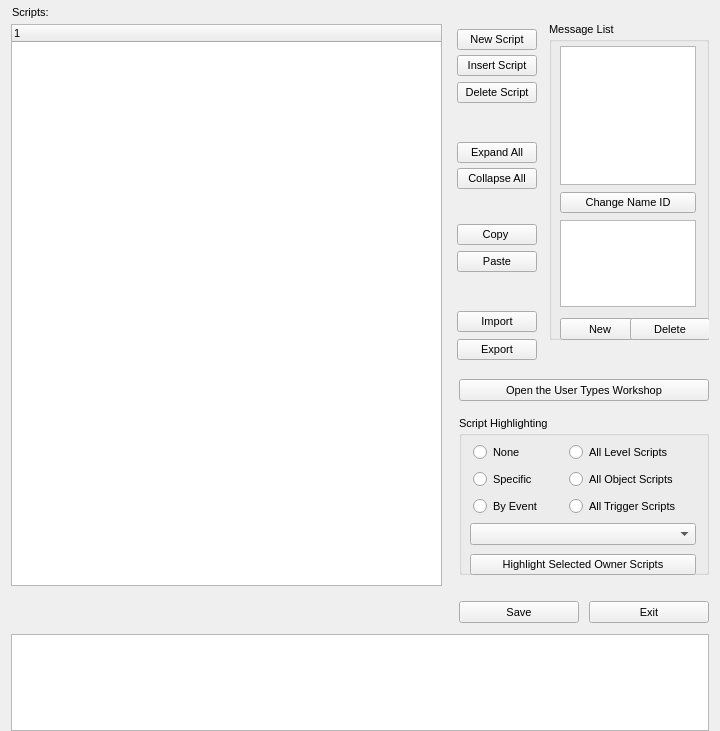
<?xml version="1.0"?>
<ui version="4.0">
  <class>DallasMainDialog</class>
  <widget class="QDialog" name="IDD_DALLAS_MAIN_DIALOG">
    <property name="geometry">
      <rect>
        <x>0</x>
        <y>0</y>
        <width>720</width>
        <height>731</height>
      </rect>
    </property>
    <property name="windowTitle">
      <string>Dallas Graphical Script Editor v1.0</string>
    </property>
    <property name="font">
      <font>
        <family>Liberation Sans</family>
        <pointsize>8</pointsize>
        <bold>false</bold>
        <italic>false</italic>
      </font>
    </property>
    <property name="enabled">
      <bool>true</bool>
    </property>
    <property name="windowFlags">
      <set>Qt::WindowMinimizeButtonHint|Qt::Dialog|Qt::WindowCloseButtonHint</set>
    </property>
    <property name="minimumSize">
      <size>
        <width>720</width>
        <height>731</height>
      </size>
    </property>
    <property name="maximumSize">
      <size>
        <width>720</width>
        <height>731</height>
      </size>
    </property>
    <widget class="QGroupBox" name="IDC_STATIC">
      <property name="geometry">
        <rect>
          <x>549</x>
          <y>22</y>
          <width>160</width>
          <height>318</height>
        </rect>
      </property>
      <property name="title">
        <string>Message List</string>
      </property>
      <property name="visible">
        <bool>true</bool>
      </property>
      <property name="enabled">
        <bool>true</bool>
      </property>
      <property name="flat">
        <bool>false</bool>
      </property>
      <widget class="QListWidget" name="IDC_MESSAGE_LIST">
        <property name="geometry">
          <rect>
            <x>11</x>
            <y>24</y>
            <width>136</width>
            <height>139</height>
          </rect>
        </property>
        <property name="visible">
          <bool>true</bool>
        </property>
        <property name="enabled">
          <bool>true</bool>
        </property>
        <property name="selectionMode">
          <enum>QAbstractItemView::SingleSelection</enum>
        </property>
      </widget>
      <widget class="QPushButton" name="IDC_CHANGE_MESSAGE_NAME_BUTTON">
        <property name="geometry">
          <rect>
            <x>11</x>
            <y>170</y>
            <width>136</width>
            <height>21</height>
          </rect>
        </property>
        <property name="text">
          <string>Change Name ID</string>
        </property>
        <property name="visible">
          <bool>true</bool>
        </property>
        <property name="enabled">
          <bool>true</bool>
        </property>
        <property name="default">
          <bool>false</bool>
        </property>
        <property name="autoDefault">
          <bool>false</bool>
        </property>
      </widget>
      <widget class="QTextEdit" name="IDC_MESSAGE_EDIT">
        <property name="geometry">
          <rect>
            <x>11</x>
            <y>198</y>
            <width>136</width>
            <height>87</height>
          </rect>
        </property>
        <property name="visible">
          <bool>true</bool>
        </property>
        <property name="enabled">
          <bool>true</bool>
        </property>
        <property name="verticalScrollBarPolicy">
          <enum>Qt::ScrollBarAsNeeded</enum>
        </property>
      </widget>
      <widget class="QPushButton" name="IDC_NEW_MESSAGE_BUTTON">
        <property name="geometry">
          <rect>
            <x>11</x>
            <y>296</y>
            <width>80</width>
            <height>22</height>
          </rect>
        </property>
        <property name="text">
          <string>New</string>
        </property>
        <property name="visible">
          <bool>true</bool>
        </property>
        <property name="enabled">
          <bool>true</bool>
        </property>
        <property name="default">
          <bool>false</bool>
        </property>
        <property name="autoDefault">
          <bool>false</bool>
        </property>
      </widget>
      <widget class="QPushButton" name="IDC_DELETE_MESSAGE_BUTTON">
        <property name="geometry">
          <rect>
            <x>81</x>
            <y>296</y>
            <width>80</width>
            <height>22</height>
          </rect>
        </property>
        <property name="text">
          <string>Delete</string>
        </property>
        <property name="visible">
          <bool>true</bool>
        </property>
        <property name="enabled">
          <bool>true</bool>
        </property>
        <property name="default">
          <bool>false</bool>
        </property>
        <property name="autoDefault">
          <bool>false</bool>
        </property>
      </widget>
    </widget>
    <widget class="QGroupBox" name="IDC_STATIC_2">
      <property name="geometry">
        <rect>
          <x>459</x>
          <y>416</y>
          <width>250</width>
          <height>159</height>
        </rect>
      </property>
      <property name="title">
        <string>Script Highlighting</string>
      </property>
      <property name="visible">
        <bool>true</bool>
      </property>
      <property name="enabled">
        <bool>true</bool>
      </property>
      <property name="flat">
        <bool>false</bool>
      </property>
      <widget class="QRadioButton" name="IDC_NONE_RADIO">
        <property name="geometry">
          <rect>
            <x>14</x>
            <y>27</y>
            <width>89</width>
            <height>19</height>
          </rect>
        </property>
        <property name="text">
          <string>None</string>
        </property>
        <property name="visible">
          <bool>true</bool>
        </property>
        <property name="enabled">
          <bool>true</bool>
        </property>
      </widget>
      <widget class="QRadioButton" name="IDC_LEVEL_RADIO">
        <property name="geometry">
          <rect>
            <x>110</x>
            <y>27</y>
            <width>105</width>
            <height>19</height>
          </rect>
        </property>
        <property name="text">
          <string>All Level Scripts</string>
        </property>
        <property name="visible">
          <bool>true</bool>
        </property>
        <property name="enabled">
          <bool>true</bool>
        </property>
      </widget>
      <widget class="QRadioButton" name="IDC_SPECIFIC_RADIO">
        <property name="geometry">
          <rect>
            <x>14</x>
            <y>54</y>
            <width>89</width>
            <height>19</height>
          </rect>
        </property>
        <property name="text">
          <string>Specific</string>
        </property>
        <property name="visible">
          <bool>true</bool>
        </property>
        <property name="enabled">
          <bool>true</bool>
        </property>
      </widget>
      <widget class="QRadioButton" name="IDC_ALLOBJ_RADIO">
        <property name="geometry">
          <rect>
            <x>110</x>
            <y>54</y>
            <width>110</width>
            <height>19</height>
          </rect>
        </property>
        <property name="text">
          <string>All Object Scripts</string>
        </property>
        <property name="visible">
          <bool>true</bool>
        </property>
        <property name="enabled">
          <bool>true</bool>
        </property>
      </widget>
      <widget class="QRadioButton" name="IDC_EVENT_RADIO">
        <property name="geometry">
          <rect>
            <x>14</x>
            <y>81</y>
            <width>89</width>
            <height>19</height>
          </rect>
        </property>
        <property name="text">
          <string>By Event</string>
        </property>
        <property name="visible">
          <bool>true</bool>
        </property>
        <property name="enabled">
          <bool>true</bool>
        </property>
      </widget>
      <widget class="QRadioButton" name="IDC_ALLTRIG_RADIO">
        <property name="geometry">
          <rect>
            <x>110</x>
            <y>81</y>
            <width>114</width>
            <height>19</height>
          </rect>
        </property>
        <property name="text">
          <string>All Trigger Scripts</string>
        </property>
        <property name="visible">
          <bool>true</bool>
        </property>
        <property name="enabled">
          <bool>true</bool>
        </property>
      </widget>
      <widget class="QComboBox" name="IDC_EVENT_COMBO">
        <property name="maxVisibleItems">
          <number>14</number>
        </property>
        <property name="geometry">
          <rect>
            <x>11</x>
            <y>107</y>
            <width>226</width>
            <height>22</height>
          </rect>
        </property>
        <property name="visible">
          <bool>true</bool>
        </property>
        <property name="enabled">
          <bool>true</bool>
        </property>
        <property name="editable">
          <bool>false</bool>
        </property>
      </widget>
      <widget class="QPushButton" name="IDC_HIGHLIGHT_BUTTON">
        <property name="geometry">
          <rect>
            <x>11</x>
            <y>138</y>
            <width>226</width>
            <height>21</height>
          </rect>
        </property>
        <property name="text">
          <string>Highlight Selected Owner Scripts</string>
        </property>
        <property name="visible">
          <bool>true</bool>
        </property>
        <property name="enabled">
          <bool>true</bool>
        </property>
        <property name="default">
          <bool>false</bool>
        </property>
        <property name="autoDefault">
          <bool>false</bool>
        </property>
      </widget>
    </widget>
    <widget class="QLabel" name="IDC_STATIC_3">
      <property name="geometry">
        <rect>
          <x>12</x>
          <y>6</y>
          <width>105</width>
          <height>13</height>
        </rect>
      </property>
      <property name="text">
        <string>Scripts:</string>
      </property>
      <property name="visible">
        <bool>true</bool>
      </property>
      <property name="enabled">
        <bool>true</bool>
      </property>
      <property name="alignment">
        <set>Qt::AlignLeft</set>
      </property>
    </widget>
    <widget class="QTreeWidget" name="IDC_EVENT_TREE">
      <property name="geometry">
        <rect>
          <x>11</x>
          <y>24</y>
          <width>431</width>
          <height>562</height>
        </rect>
      </property>
      <property name="visible">
        <bool>true</bool>
      </property>
      <property name="enabled">
        <bool>true</bool>
      </property>
      <property name="rootIsDecorated">
        <bool>true</bool>
      </property>
      <property name="selectionMode">
        <enum>QAbstractItemView::SingleSelection</enum>
      </property>
    </widget>
    <widget class="QPushButton" name="IDC_NEW_EVENT_BUTTON">
      <property name="geometry">
        <rect>
          <x>457</x>
          <y>29</y>
          <width>80</width>
          <height>21</height>
        </rect>
      </property>
      <property name="text">
        <string>New Script</string>
      </property>
      <property name="visible">
        <bool>true</bool>
      </property>
      <property name="enabled">
        <bool>true</bool>
      </property>
      <property name="default">
        <bool>false</bool>
      </property>
      <property name="autoDefault">
        <bool>false</bool>
      </property>
    </widget>
    <widget class="QPushButton" name="IDC_INSERT_EVENT_BUTTON">
      <property name="geometry">
        <rect>
          <x>457</x>
          <y>55</y>
          <width>80</width>
          <height>21</height>
        </rect>
      </property>
      <property name="text">
        <string>Insert Script</string>
      </property>
      <property name="visible">
        <bool>true</bool>
      </property>
      <property name="enabled">
        <bool>true</bool>
      </property>
      <property name="default">
        <bool>false</bool>
      </property>
      <property name="autoDefault">
        <bool>false</bool>
      </property>
    </widget>
    <widget class="QPushButton" name="IDC_DELETE_EVENT_BUTTON">
      <property name="geometry">
        <rect>
          <x>457</x>
          <y>82</y>
          <width>80</width>
          <height>21</height>
        </rect>
      </property>
      <property name="text">
        <string>Delete Script</string>
      </property>
      <property name="visible">
        <bool>true</bool>
      </property>
      <property name="enabled">
        <bool>true</bool>
      </property>
      <property name="default">
        <bool>false</bool>
      </property>
      <property name="autoDefault">
        <bool>false</bool>
      </property>
    </widget>
    <widget class="QPushButton" name="IDC_EXPAND_ALL_BUTTON">
      <property name="geometry">
        <rect>
          <x>457</x>
          <y>142</y>
          <width>80</width>
          <height>21</height>
        </rect>
      </property>
      <property name="text">
        <string>Expand All</string>
      </property>
      <property name="visible">
        <bool>true</bool>
      </property>
      <property name="enabled">
        <bool>true</bool>
      </property>
      <property name="default">
        <bool>false</bool>
      </property>
      <property name="autoDefault">
        <bool>false</bool>
      </property>
    </widget>
    <widget class="QPushButton" name="IDC_COLLAPSE_ALL_BUTTON">
      <property name="geometry">
        <rect>
          <x>457</x>
          <y>168</y>
          <width>80</width>
          <height>21</height>
        </rect>
      </property>
      <property name="text">
        <string>Collapse All</string>
      </property>
      <property name="visible">
        <bool>true</bool>
      </property>
      <property name="enabled">
        <bool>true</bool>
      </property>
      <property name="default">
        <bool>false</bool>
      </property>
      <property name="autoDefault">
        <bool>false</bool>
      </property>
    </widget>
    <widget class="QPushButton" name="IDC_COPY_BUTTON">
      <property name="geometry">
        <rect>
          <x>457</x>
          <y>224</y>
          <width>80</width>
          <height>21</height>
        </rect>
      </property>
      <property name="text">
        <string>Copy </string>
      </property>
      <property name="visible">
        <bool>true</bool>
      </property>
      <property name="enabled">
        <bool>true</bool>
      </property>
      <property name="default">
        <bool>false</bool>
      </property>
      <property name="autoDefault">
        <bool>false</bool>
      </property>
    </widget>
    <widget class="QPushButton" name="IDC_PASTE_BUTTON">
      <property name="geometry">
        <rect>
          <x>457</x>
          <y>251</y>
          <width>80</width>
          <height>21</height>
        </rect>
      </property>
      <property name="text">
        <string>Paste</string>
      </property>
      <property name="visible">
        <bool>true</bool>
      </property>
      <property name="enabled">
        <bool>true</bool>
      </property>
      <property name="default">
        <bool>false</bool>
      </property>
      <property name="autoDefault">
        <bool>false</bool>
      </property>
    </widget>
    <widget class="QPushButton" name="IDC_IMPORT_BUTTON">
      <property name="geometry">
        <rect>
          <x>457</x>
          <y>311</y>
          <width>80</width>
          <height>21</height>
        </rect>
      </property>
      <property name="text">
        <string>Import</string>
      </property>
      <property name="visible">
        <bool>true</bool>
      </property>
      <property name="enabled">
        <bool>true</bool>
      </property>
      <property name="default">
        <bool>false</bool>
      </property>
      <property name="autoDefault">
        <bool>false</bool>
      </property>
    </widget>
    <widget class="QPushButton" name="IDC_EXPORT_BUTTON">
      <property name="geometry">
        <rect>
          <x>457</x>
          <y>339</y>
          <width>80</width>
          <height>21</height>
        </rect>
      </property>
      <property name="text">
        <string>Export</string>
      </property>
      <property name="visible">
        <bool>true</bool>
      </property>
      <property name="enabled">
        <bool>true</bool>
      </property>
      <property name="default">
        <bool>false</bool>
      </property>
      <property name="autoDefault">
        <bool>false</bool>
      </property>
    </widget>
    <widget class="QPushButton" name="IDC_UTYPES_BUTTON">
      <property name="geometry">
        <rect>
          <x>459</x>
          <y>379</y>
          <width>250</width>
          <height>22</height>
        </rect>
      </property>
      <property name="text">
        <string>Open the User Types Workshop</string>
      </property>
      <property name="visible">
        <bool>true</bool>
      </property>
      <property name="enabled">
        <bool>true</bool>
      </property>
      <property name="default">
        <bool>false</bool>
      </property>
      <property name="autoDefault">
        <bool>false</bool>
      </property>
    </widget>
    <widget class="QPushButton" name="IDC_SAVE_BUTTON">
      <property name="geometry">
        <rect>
          <x>459</x>
          <y>601</y>
          <width>120</width>
          <height>22</height>
        </rect>
      </property>
      <property name="text">
        <string>Save</string>
      </property>
      <property name="visible">
        <bool>true</bool>
      </property>
      <property name="enabled">
        <bool>true</bool>
      </property>
      <property name="default">
        <bool>false</bool>
      </property>
      <property name="autoDefault">
        <bool>false</bool>
      </property>
    </widget>
    <widget class="QPushButton" name="IDCANCEL">
      <property name="geometry">
        <rect>
          <x>589</x>
          <y>601</y>
          <width>120</width>
          <height>22</height>
        </rect>
      </property>
      <property name="text">
        <string>Exit</string>
      </property>
      <property name="visible">
        <bool>true</bool>
      </property>
      <property name="enabled">
        <bool>true</bool>
      </property>
      <property name="default">
        <bool>false</bool>
      </property>
      <property name="autoDefault">
        <bool>false</bool>
      </property>
    </widget>
    <widget class="QTextEdit" name="IDC_HELP_EDIT">
      <property name="geometry">
        <rect>
          <x>11</x>
          <y>634</y>
          <width>698</width>
          <height>97</height>
        </rect>
      </property>
      <property name="visible">
        <bool>true</bool>
      </property>
      <property name="enabled">
        <bool>true</bool>
      </property>
      <property name="readOnly">
        <bool>true</bool>
      </property>
      <property name="tabChangesFocus">
        <bool>false</bool>
      </property>
    </widget>
    <action name="IDD_ORPHANHUNTER">
      <property name="text">
        <string>Orphan Hunter</string>
      </property>
    </action>
    <action name="IDD_REORDER_PAGES">
      <property name="text">
        <string>Reorder Net Pages</string>
      </property>
    </action>
    <action name="IDD_SHOW_ALL_CHECKED_OUT">
      <property name="text">
        <string>Show All Pages Checked Out</string>
      </property>
    </action>
    <action name="IDM_IMPORT_BITMAP">
      <property name="text">
        <string>Bitmap/Animation Converter...</string>
      </property>
    </action>
    <action name="ID_APP_ABOUT">
      <property name="text">
        <string>&amp;About editor...</string>
      </property>
    </action>
    <action name="ID_APP_EXIT">
      <property name="text">
        <string>E&amp;xit</string>
      </property>
      <property name="shortcut">
        <string>Alt+X</string>
      </property>
    </action>
    <action name="ID_BRIEFING_EDITOR">
      <property name="text">
        <string>Briefing Editor...</string>
      </property>
    </action>
    <action name="ID_BUTTON_LIGHTING">
      <property name="text">
        <string>ID_BUTTON_LIGHTING</string>
      </property>
    </action>
    <action name="ID_BUTTON_OUTLINE">
      <property name="text">
        <string>ID_BUTTON_OUTLINE</string>
      </property>
    </action>
    <action name="ID_BUTTON_WINDOWSELECTION">
      <property name="text">
        <string>ID_BUTTON_WINDOWSELECTION</string>
      </property>
    </action>
    <action name="ID_D3HELP">
      <property name="text">
        <string>Help on D3 Editor</string>
      </property>
    </action>
    <action name="ID_EDITORS_AIPROPERTIES">
      <property name="text">
        <string>AI Properties...</string>
      </property>
    </action>
    <action name="ID_EDITORS_AMBIENTSOUNDS">
      <property name="text">
        <string>Ambient Sounds...</string>
      </property>
    </action>
    <action name="ID_EDITORS_DALLAS">
      <property name="text">
        <string>Dallas Graphical Script Editor...</string>
      </property>
    </action>
    <action name="ID_EDITORS_FILES">
      <property name="text">
        <string>Files...</string>
      </property>
    </action>
    <action name="ID_EDITORS_MEGACELLS">
      <property name="text">
        <string>Megacells...</string>
      </property>
    </action>
    <action name="ID_EDIT_ADDSELECT">
      <property name="text">
        <string>Add Current Room to Selected List</string>
      </property>
    </action>
    <action name="ID_EDIT_ATTACH">
      <property name="text">
        <string>&amp;Attach</string>
      </property>
    </action>
    <action name="ID_EDIT_CLEARSELECTED">
      <property name="text">
        <string>Clear Selected List</string>
      </property>
    </action>
    <action name="ID_EDIT_COPY">
      <property name="text">
        <string>&amp;Copy</string>
      </property>
      <property name="shortcut">
        <string>Ctrl+Ins</string>
      </property>
    </action>
    <action name="ID_EDIT_CUT">
      <property name="text">
        <string>Cu&amp;t</string>
      </property>
      <property name="shortcut">
        <string>Shift+Del</string>
      </property>
    </action>
    <action name="ID_EDIT_DELETE">
      <property name="text">
        <string>&amp;Delete</string>
      </property>
    </action>
    <action name="ID_EDIT_LOADSCRAP">
      <property name="text">
        <string>Load Scrap from Disk</string>
      </property>
    </action>
    <action name="ID_EDIT_PASTE">
      <property name="text">
        <string>&amp;Paste</string>
      </property>
      <property name="shortcut">
        <string>Shift+Ins</string>
      </property>
    </action>
    <action name="ID_EDIT_PLACE">
      <property name="text">
        <string>&amp;Place in Mine</string>
      </property>
    </action>
    <action name="ID_EDIT_PLACE_TERRAIN">
      <property name="text">
        <string>&amp;Place on Terrain</string>
      </property>
    </action>
    <action name="ID_EDIT_REMOVESELECT">
      <property name="text">
        <string>Remove Current Room from Selected List</string>
      </property>
    </action>
    <action name="ID_EDIT_SAVESCRAP">
      <property name="text">
        <string>Save Scrap to Disk</string>
      </property>
    </action>
    <action name="ID_EDIT_SELECTATTACHED">
      <property name="text">
        <string>Select All Rooms Attached to Current Room</string>
      </property>
    </action>
    <action name="ID_EDIT_UNDO">
      <property name="text">
        <string>&amp;Undo</string>
      </property>
      <property name="shortcut">
        <string>Alt+Backspace</string>
      </property>
    </action>
    <action name="ID_FILE_AUTOSAVE">
      <property name="text">
        <string>Autosave</string>
      </property>
      <property name="checkable">
        <bool>true</bool>
      </property>
    </action>
    <action name="ID_FILE_CHECKMINE">
      <property name="text">
        <string>&amp;Check Mine</string>
      </property>
    </action>
    <action name="ID_FILE_FIXCRACKS">
      <property name="text">
        <string>Fix Level Cracks</string>
      </property>
    </action>
    <action name="ID_FILE_FIXDEGENERATEFACES">
      <property name="text">
        <string>Fix/Remove Degenerate Faces</string>
      </property>
    </action>
    <action name="ID_FILE_IMPORT_ROOM">
      <property name="text">
        <string>Import 3DSMax Room</string>
      </property>
    </action>
    <action name="ID_FILE_INFORMATION">
      <property name="text">
        <string>&amp;Information</string>
      </property>
      <property name="shortcut">
        <string>Alt+I</string>
      </property>
    </action>
    <action name="ID_FILE_LEAVE_EDITOR">
      <property name="text">
        <string>Go to main menu...</string>
      </property>
    </action>
    <action name="ID_FILE_LEVELPROPS">
      <property name="text">
        <string>Set Selected Room(s) Properties</string>
      </property>
    </action>
    <action name="ID_FILE_LEVEL_INFO">
      <property name="text">
        <string>Edit Level Info...</string>
      </property>
    </action>
    <action name="ID_FILE_MRU_FILE1">
      <property name="text">
        <string>Recent File</string>
      </property>
      <property name="enabled">
        <bool>false</bool>
      </property>
    </action>
    <action name="ID_FILE_NEW">
      <property name="text">
        <string>&amp;New</string>
      </property>
      <property name="shortcut">
        <string>Ctrl+N</string>
      </property>
    </action>
    <action name="ID_FILE_OPEN">
      <property name="text">
        <string>&amp;Open...</string>
      </property>
      <property name="shortcut">
        <string>Ctrl+O</string>
      </property>
    </action>
    <action name="ID_FILE_PLAY640X480">
      <property name="text">
        <string>&amp;Play in 640 x 480</string>
      </property>
      <property name="shortcut">
        <string>Alt+P</string>
      </property>
    </action>
    <action name="ID_FILE_PREFERENCES">
      <property name="text">
        <string>Preferences</string>
      </property>
    </action>
    <action name="ID_FILE_PRINT">
      <property name="text">
        <string>&amp;Print...</string>
      </property>
      <property name="shortcut">
        <string>Ctrl+P</string>
      </property>
    </action>
    <action name="ID_FILE_PRINT_PREVIEW">
      <property name="text">
        <string>Print Pre&amp;view</string>
      </property>
    </action>
    <action name="ID_FILE_PRINT_SETUP">
      <property name="text">
        <string>P&amp;rint Setup...</string>
      </property>
    </action>
    <action name="ID_FILE_REMOVEDUPLICATEFACESFROMCURRENTROOM">
      <property name="text">
        <string>Remove Duplicate Faces from Current Room</string>
      </property>
    </action>
    <action name="ID_FILE_REMOVEEXTRAPOINTS">
      <property name="text">
        <string>Remove Extra Points</string>
      </property>
    </action>
    <action name="ID_FILE_RESTOREGAMESTATE">
      <property name="text">
        <string>Restore Gamestate</string>
      </property>
    </action>
    <action name="ID_FILE_SAVE">
      <property name="text">
        <string>&amp;Save</string>
      </property>
      <property name="shortcut">
        <string>Ctrl+S</string>
      </property>
    </action>
    <action name="ID_FILE_SAVEGOALTEXT">
      <property name="text">
        <string>Save Goal Text to File</string>
      </property>
    </action>
    <action name="ID_FILE_SAVE_AS">
      <property name="text">
        <string>Save &amp;As...</string>
      </property>
    </action>
    <action name="ID_FILE_SAVE_COPY_AS">
      <property name="text">
        <string>Save Copy &amp;As...</string>
      </property>
    </action>
    <action name="ID_FILE_STATS">
      <property name="text">
        <string>Show Level Stats</string>
      </property>
    </action>
    <action name="ID_FILE_UPDATE">
      <property name="text">
        <string>&amp;Update</string>
      </property>
      <property name="shortcut">
        <string>Ctrl+S</string>
      </property>
    </action>
    <action name="ID_FILE_VERIFY_LEVEL">
      <property name="text">
        <string>Verify Level</string>
      </property>
    </action>
    <action name="ID_HOTSPOT_TGA">
      <property name="text">
        <string>HotSpot TGA Extractor...</string>
      </property>
    </action>
    <action name="ID_MINE_VIEW">
      <property name="text">
        <string>Mine View</string>
      </property>
      <property name="shortcut">
        <string>F2</string>
      </property>
    </action>
    <action name="ID_OBJBUTTON">
      <property name="text">
        <string>ID_OBJBUTTON</string>
      </property>
    </action>
    <action name="ID_OBJECT_DELETEOBJECT">
      <property name="text">
        <string>Delete Object</string>
      </property>
      <property name="shortcut">
        <string>Del</string>
      </property>
    </action>
    <action name="ID_OBJECT_MOVEPLAYER">
      <property name="text">
        <string>Move Player 0 to Viewer</string>
      </property>
    </action>
    <action name="ID_OBJECT_PLACECAMERAATCURRENTFACE">
      <property name="text">
        <string>Create New Camera at Current Face</string>
      </property>
    </action>
    <action name="ID_OBJECT_PLACECAMERAATVIEWER">
      <property name="text">
        <string>Create New Camera at Viewer</string>
      </property>
    </action>
    <action name="ID_OBJECT_PLACEOBJECT">
      <property name="text">
        <string>Place Object</string>
      </property>
      <property name="shortcut">
        <string>Ins</string>
      </property>
    </action>
    <action name="ID_OBJECT_PLACESOUNDSOURCEATVIEWER">
      <property name="text">
        <string>Create SoundSource at Viewer</string>
      </property>
    </action>
    <action name="ID_OBJECT_PLACEWAYPOINTATVIEWER">
      <property name="text">
        <string>Place Waypoint at Viewer</string>
      </property>
    </action>
    <action name="ID_OBJECT_SELECTBYNUMBER">
      <property name="text">
        <string>Select Object By Number</string>
      </property>
    </action>
    <action name="ID_OBJECT_SETCAMERAFROMVIEWER">
      <property name="text">
        <string>Move Camera to Viewer</string>
      </property>
    </action>
    <action name="ID_OBJECT_SETVIEWERFROMCAMERA">
      <property name="text">
        <string>Move Viewer to Camera</string>
      </property>
    </action>
    <action name="ID_OSIRISCOMPILE">
      <property name="text">
        <string>ID_OSIRISCOMPILE</string>
      </property>
    </action>
    <action name="ID_REINIT_OPENGL">
      <property name="text">
        <string>ID_REINIT_OPENGL</string>
      </property>
    </action>
    <action name="ID_ROOM_ADD">
      <property name="text">
        <string>&amp;Add Room at Current Face</string>
      </property>
      <property name="shortcut">
        <string>Shift+A</string>
      </property>
    </action>
    <action name="ID_ROOM_ADDVERTTONEWFACE">
      <property name="text">
        <string>Add Vert to New Face</string>
      </property>
      <property name="shortcut">
        <string>Shift+V</string>
      </property>
    </action>
    <action name="ID_ROOM_ATTACHROOM">
      <property name="text">
        <string>Attach Room</string>
      </property>
    </action>
    <action name="ID_ROOM_BUILDBRIDGE">
      <property name="text">
        <string>&amp;Build Bridge</string>
      </property>
    </action>
    <action name="ID_ROOM_BUILDSMOOTHBRIDGE">
      <property name="text">
        <string>Build Smooth Bridge</string>
      </property>
      <property name="shortcut">
        <string>Ctrl+B</string>
      </property>
    </action>
    <action name="ID_ROOM_CLEARCENTERPOINT">
      <property name="text">
        <string>Clear Center Point</string>
      </property>
    </action>
    <action name="ID_ROOM_COMBINE">
      <property name="text">
        <string>Combine Rooms</string>
      </property>
    </action>
    <action name="ID_ROOM_DELETE">
      <property name="text">
        <string>Delete Current Room</string>
      </property>
    </action>
    <action name="ID_ROOM_DELETECONNECTEDFACES">
      <property name="text">
        <string>Delete Connected Faces</string>
      </property>
    </action>
    <action name="ID_ROOM_DELETEFACE">
      <property name="text">
        <string>Delete Current Face</string>
      </property>
    </action>
    <action name="ID_ROOM_DELETEPORTAL">
      <property name="text">
        <string>Delete Current Portal</string>
      </property>
    </action>
    <action name="ID_ROOM_DELETEVERT">
      <property name="text">
        <string>Delete Current Vert From Face</string>
      </property>
    </action>
    <action name="ID_ROOM_DROPROOM">
      <property name="text">
        <string>Drop Room</string>
      </property>
    </action>
    <action name="ID_ROOM_FACE_ADDVERTTOEDGE">
      <property name="text">
        <string>Add Vert To Edge</string>
      </property>
    </action>
    <action name="ID_ROOM_FACE_DELETEVERTONEDGE">
      <property name="text">
        <string>Delete Vert on Edge</string>
      </property>
    </action>
    <action name="ID_ROOM_FACE_MOVEVERTONEDGE">
      <property name="text">
        <string>Move Vert on Edge</string>
      </property>
    </action>
    <action name="ID_ROOM_FACE_SPLITFACE">
      <property name="text">
        <string>Split Face</string>
      </property>
    </action>
    <action name="ID_ROOM_FINISHNEWFACE">
      <property name="text">
        <string>Add Last Point to New Face (Finish Face)</string>
      </property>
    </action>
    <action name="ID_ROOM_GRABTEXTURE">
      <property name="text">
        <string>Grab Texture</string>
      </property>
      <property name="shortcut">
        <string>G</string>
      </property>
    </action>
    <action name="ID_ROOM_JOINROOMS">
      <property name="text">
        <string>Join Rooms</string>
      </property>
    </action>
    <action name="ID_ROOM_JOINROOMSEXACT">
      <property name="text">
        <string>Join Rooms Exact</string>
      </property>
    </action>
    <action name="ID_ROOM_JOIN_ADJACENT_FACES">
      <property name="text">
        <string>Join Adjacent Faces</string>
      </property>
    </action>
    <action name="ID_ROOM_LINKTONEWEXTERNAL">
      <property name="text">
        <string>Link Room to New External Room</string>
      </property>
    </action>
    <action name="ID_ROOM_MARK">
      <property name="text">
        <string>&amp;Mark Room/Face</string>
      </property>
      <property name="shortcut">
        <string>Ctrl+M</string>
      </property>
    </action>
    <action name="ID_ROOM_MERGEOBJECTINTOROOM">
      <property name="text">
        <string>Merge Object into Room</string>
      </property>
    </action>
    <action name="ID_ROOM_NEXTFACE">
      <property name="text">
        <string>Next Face</string>
      </property>
      <property name="shortcut">
        <string>F</string>
      </property>
    </action>
    <action name="ID_ROOM_PLACEROOM">
      <property name="text">
        <string>Place Room at Current Room</string>
      </property>
    </action>
    <action name="ID_ROOM_PLACETERRAINROOM">
      <property name="text">
        <string>Place Room at Current Terrain Cell</string>
      </property>
    </action>
    <action name="ID_ROOM_PREVIOUSFACE">
      <property name="text">
        <string>Previous Face</string>
      </property>
      <property name="shortcut">
        <string>Shift+F</string>
      </property>
    </action>
    <action name="ID_ROOM_PROPAGATETOADJACENTCOPLANARFACES">
      <property name="text">
        <string>Propagate to Adjacent Coplanar Faces</string>
      </property>
      <property name="shortcut">
        <string>Ctrl+F</string>
      </property>
    </action>
    <action name="ID_ROOM_PROPAGATETOALL">
      <property name="text">
        <string>Propagate to All Faces in Room</string>
      </property>
      <property name="shortcut">
        <string>Shift+R</string>
      </property>
    </action>
    <action name="ID_ROOM_RENAMEROOM">
      <property name="text">
        <string>Rename Room</string>
      </property>
      <property name="shortcut">
        <string>Ctrl+R</string>
      </property>
    </action>
    <action name="ID_ROOM_ROTATEPLACEDROOM45DEGREES">
      <property name="text">
        <string>Rotate Placed Room 45 Degrees</string>
      </property>
    </action>
    <action name="ID_ROOM_SAVECURRENTROOM">
      <property name="text">
        <string>Save Current Room</string>
      </property>
    </action>
    <action name="ID_ROOM_SELECTBYNUMBER">
      <property name="text">
        <string>Select Room by Number</string>
      </property>
    </action>
    <action name="ID_ROOM_SELECTFACEBYNUMBER">
      <property name="text">
        <string>Select Face by Number</string>
      </property>
    </action>
    <action name="ID_ROOM_SETCENTERFROMVIEWER">
      <property name="text">
        <string>Set Room Center from Viewer</string>
      </property>
    </action>
    <action name="ID_ROOM_SNAPPLACEDROOM">
      <property name="text">
        <string>Snap Placed Room</string>
      </property>
    </action>
    <action name="ID_ROOM_SNAPPOINTTOEDGE">
      <property name="text">
        <string>Snap Point to Edge</string>
      </property>
    </action>
    <action name="ID_ROOM_SNAPPOINTTOFACE">
      <property name="text">
        <string>Snap Point to Face</string>
      </property>
    </action>
    <action name="ID_ROOM_SNAPPOINTTOPOINT">
      <property name="text">
        <string>Snap Point to Point</string>
      </property>
    </action>
    <action name="ID_ROOM_SPLITFACE">
      <property name="text">
        <string>Triangulate face</string>
      </property>
    </action>
    <action name="ID_ROOM_STARTNEWFACE">
      <property name="text">
        <string>Add First Point to New Face (Start Face)</string>
      </property>
    </action>
    <action name="ID_ROOM_SWAPMAKEDANDCURRENTROOMFACE">
      <property name="text">
        <string>Swap Marked and Current Room/Face</string>
      </property>
    </action>
    <action name="ID_ROOM_UNDOSNAP">
      <property name="text">
        <string>Undo Snap</string>
      </property>
    </action>
    <action name="ID_ROOM_UNPLACEROOM">
      <property name="text">
        <string>Un-place Room/Group/Door</string>
      </property>
    </action>
    <action name="ID_ROOM_VIEW">
      <property name="text">
        <string>Room View</string>
      </property>
      <property name="shortcut">
        <string>F4</string>
      </property>
    </action>
    <action name="ID_SCRIPT_LEVEL_INTERFACE">
      <property name="text">
        <string>Levels and Scripts...</string>
      </property>
    </action>
    <action name="ID_SUBEDITORS_FONT">
      <property name="text">
        <string>Font Editor...</string>
      </property>
    </action>
    <action name="ID_SUBEDITORS_HOGMAKER">
      <property name="text">
        <string>Hog Maker...</string>
      </property>
    </action>
    <action name="ID_SUBEDITORS_TABLEFILEEDIT">
      <property name="text">
        <string>Table File Text Editor...</string>
      </property>
    </action>
    <action name="ID_SUBEDITORS_TABLEFILEFILTER">
      <property name="text">
        <string>Table File Filter...</string>
      </property>
    </action>
    <action name="ID_TABLEEDIT_FILE_EXIT">
      <property name="text">
        <string>&amp;Exit</string>
      </property>
    </action>
    <action name="ID_TABLEEDIT_FILE_LOAD">
      <property name="text">
        <string>&amp;Load...</string>
      </property>
    </action>
    <action name="ID_TABLEEDIT_FILE_SAVE">
      <property name="text">
        <string>&amp;Save</string>
      </property>
    </action>
    <action name="ID_TABLEEDIT_FILE_SAVE_AS">
      <property name="text">
        <string>S&amp;ave as...</string>
      </property>
    </action>
    <action name="ID_TABLEFILTER_FILE_EXIT">
      <property name="text">
        <string>Exit</string>
      </property>
    </action>
    <action name="ID_TABLEFILTER_FILE_LOAD">
      <property name="text">
        <string>Load...</string>
      </property>
    </action>
    <action name="ID_TABLEFILTER_FILE_NEW">
      <property name="text">
        <string>New</string>
      </property>
    </action>
    <action name="ID_TABLEFILTER_FILE_SAVE">
      <property name="text">
        <string>Save</string>
      </property>
    </action>
    <action name="ID_TABLEFILTER_FILE_SAVEAS">
      <property name="text">
        <string>Save as...</string>
      </property>
    </action>
    <action name="ID_TERRAIN_VIEW">
      <property name="text">
        <string>Terrain View</string>
      </property>
      <property name="shortcut">
        <string>F3</string>
      </property>
    </action>
    <action name="ID_TEST_TEST1">
      <property name="text">
        <string>Test function 1</string>
      </property>
    </action>
    <action name="ID_TEST_TEST2">
      <property name="text">
        <string>Test function 2</string>
      </property>
    </action>
    <action name="ID_TEST_TEST3">
      <property name="text">
        <string>Test function 3</string>
      </property>
    </action>
    <action name="ID_TOOLS_WORLD_OBJECTS_BUILDINGS">
      <property name="text">
        <string>Buildings...</string>
      </property>
    </action>
    <action name="ID_TOOLS_WORLD_OBJECTS_CLUTTER">
      <property name="text">
        <string>Clutter...</string>
      </property>
    </action>
    <action name="ID_TOOLS_WORLD_OBJECTS_DOOR">
      <property name="text">
        <string>Doors...</string>
      </property>
    </action>
    <action name="ID_TOOLS_WORLD_OBJECTS_LIGHTS">
      <property name="text">
        <string>Lights...</string>
      </property>
    </action>
    <action name="ID_TOOLS_WORLD_OBJECTS_PLAYER">
      <property name="text">
        <string>Player Ships...</string>
      </property>
    </action>
    <action name="ID_TOOLS_WORLD_OBJECTS_POWERUPS">
      <property name="text">
        <string>Powerups...</string>
      </property>
    </action>
    <action name="ID_TOOLS_WORLD_OBJECTS_ROBOTS">
      <property name="text">
        <string>Robots...</string>
      </property>
    </action>
    <action name="ID_TOOLS_WORLD_OBJECTS_SOUND">
      <property name="text">
        <string>Sounds...</string>
      </property>
    </action>
    <action name="ID_TOOLS_WORLD_TEXTURES">
      <property name="text">
        <string>Textures...</string>
      </property>
    </action>
    <action name="ID_TOOLS_WORLD_WEAPONS">
      <property name="text">
        <string>Weapons...</string>
      </property>
    </action>
    <action name="ID_VIEW_CENTERONCUBE">
      <property name="text">
        <string>Center on Current &amp;Room</string>
      </property>
      <property name="shortcut">
        <string>Home</string>
      </property>
    </action>
    <action name="ID_VIEW_CENTERONMINE">
      <property name="text">
        <string>Center on &amp;Mine Origin</string>
      </property>
    </action>
    <action name="ID_VIEW_CENTERONOBJECT">
      <property name="text">
        <string>Center on Current &amp;Object</string>
      </property>
    </action>
    <action name="ID_VIEW_DELETEVIEWER">
      <property name="text">
        <string>Delete Viewer</string>
      </property>
    </action>
    <action name="ID_VIEW_FLIP">
      <property name="text">
        <string>Flip Viewer</string>
      </property>
      <property name="shortcut">
        <string>/</string>
      </property>
    </action>
    <action name="ID_VIEW_KEYPAD_TOGGLE">
      <property name="text">
        <string>Keypad</string>
      </property>
      <property name="shortcut">
        <string>F10</string>
      </property>
    </action>
    <action name="ID_VIEW_MOVECAMERATOCURRENTOBJECT">
      <property name="text">
        <string>Move camera to Current Object</string>
      </property>
    </action>
    <action name="ID_VIEW_MOVECAMERATOSELECTEDFACE">
      <property name="text">
        <string>Move camera to &amp;Current Face</string>
      </property>
      <property name="shortcut">
        <string>Shift+C</string>
      </property>
    </action>
    <action name="ID_VIEW_MOVECAMERATOSELECTEDROOM">
      <property name="text">
        <string>Move camera to &amp;Current Room</string>
      </property>
      <property name="shortcut">
        <string>C</string>
      </property>
    </action>
    <action name="ID_VIEW_NEWVIEWER">
      <property name="text">
        <string>New Viewer</string>
      </property>
    </action>
    <action name="ID_VIEW_NEXTVIEWER">
      <property name="text">
        <string>Next Viewer</string>
      </property>
    </action>
    <action name="ID_VIEW_RESETVIEWRADIUS">
      <property name="text">
        <string>Reset View Radius</string>
      </property>
    </action>
    <action name="ID_VIEW_SHOWOBJECTSINWIREFRAMEVIEW">
      <property name="text">
        <string>Show objects in Wireframe view</string>
      </property>
    </action>
    <action name="ID_VIEW_SHOWVIEWERFORWARDVECTOR">
      <property name="text">
        <string>Show Viewer Forward Vector</string>
      </property>
    </action>
    <action name="ID_VIEW_STATUS_BAR">
      <property name="text">
        <string>&amp;Status Bar</string>
      </property>
    </action>
    <action name="ID_VIEW_TEXTUREMINE">
      <property name="text">
        <string>Te&amp;xtured view</string>
      </property>
    </action>
    <action name="ID_VIEW_TOOLBAR">
      <property name="text">
        <string>&amp;Toolbar</string>
      </property>
    </action>
    <action name="ID_VIEW_VIEWPROP">
      <property name="text">
        <string>Display Viewer Properties</string>
      </property>
    </action>
    <action name="ID_VIEW_WIREFRAMEMINE">
      <property name="text">
        <string>&amp;Wireframe view</string>
      </property>
    </action>
    <action name="ID_WINDOW_CASCADE">
      <property name="text">
        <string>&amp;Cascade</string>
      </property>
    </action>
    <action name="ID_WINDOW_TILE">
      <property name="text">
        <string>&amp;Tile</string>
      </property>
    </action>
    <action name="ID_ZBUTTON">
      <property name="text">
        <string>ID_ZBUTTON</string>
      </property>
    </action>
  </widget>
</ui>
